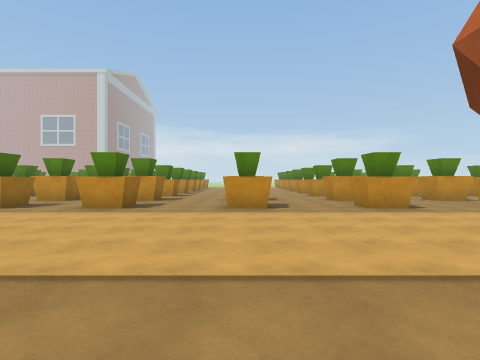
View 1 (above)

24 first-person views from a walk through a 3-D level made in the Unity game engine. The camera is 1.5 m above the floor, looks level and sees 80° across. The floor is counted in squares, 2 m on a side. Each view is taken from the middle of a square. On the plan, view 1 faces up. The plan holds only what a view shows up to about 10 squares ahead; the rest is blank. The place goes on beyond the plan.

View 2
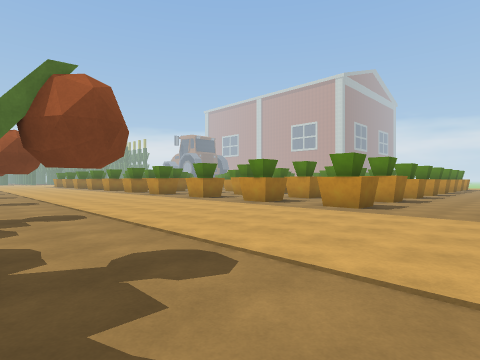

View 3
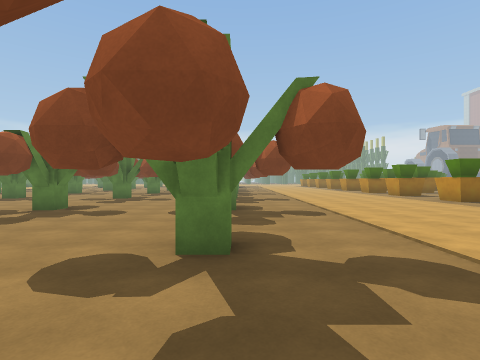

View 4
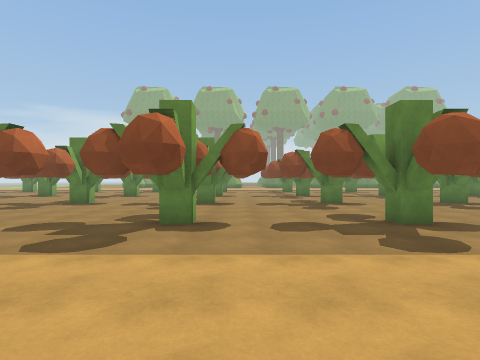

View 5
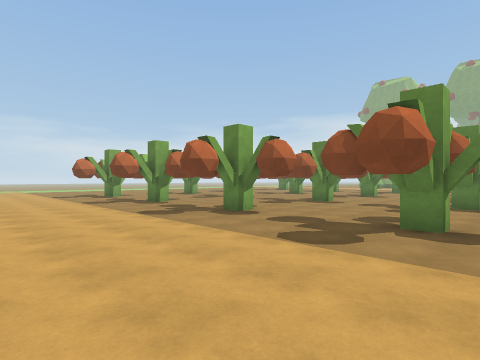

View 6
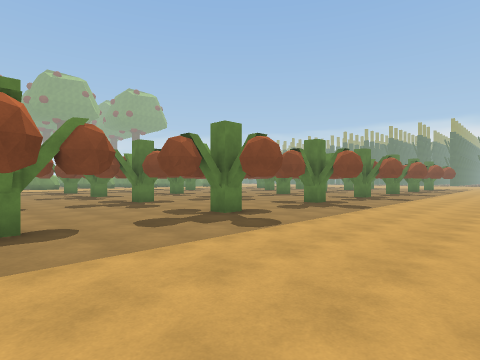

View 7
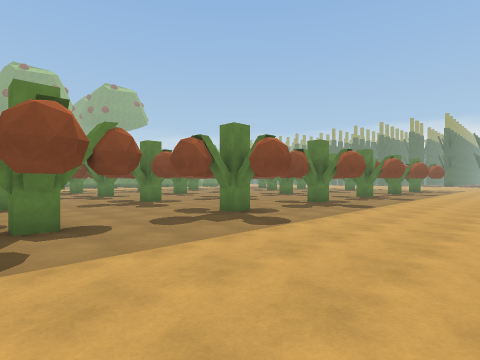

View 8
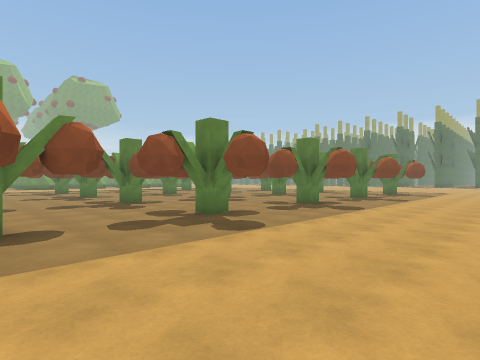

View 9
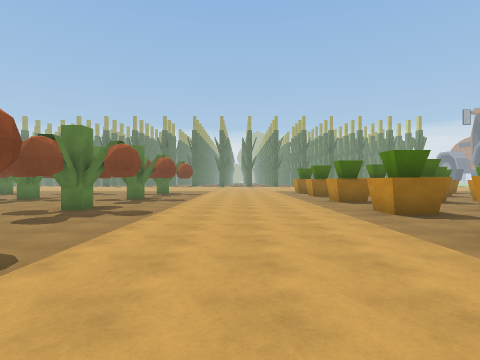

View 10
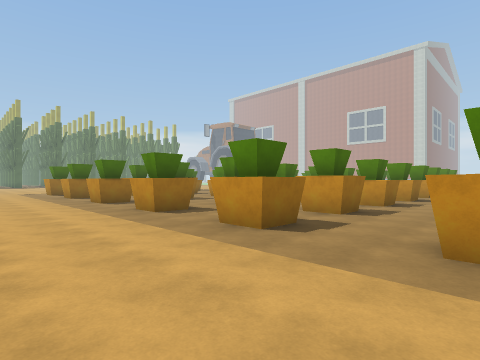

View 11
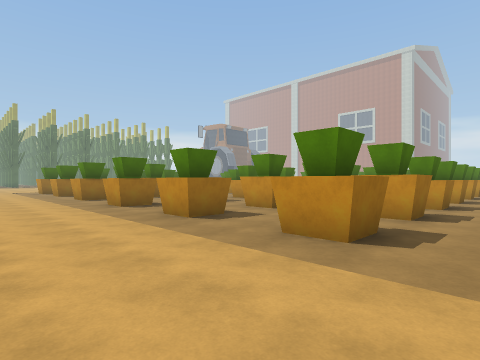

View 12
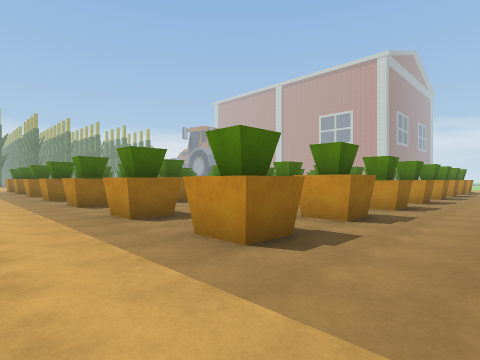

View 13
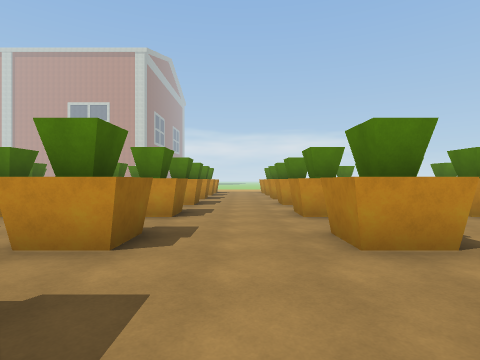

View 14
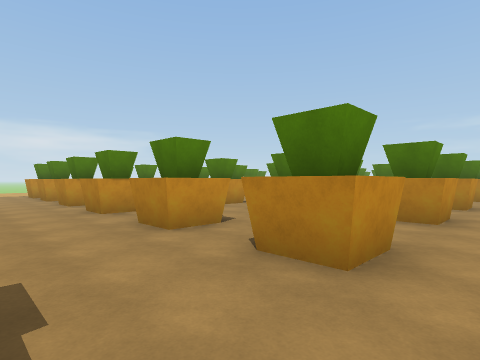

View 15
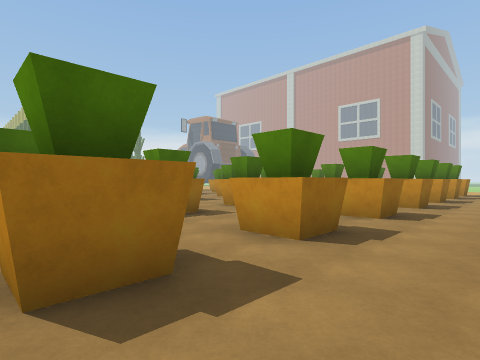

View 16
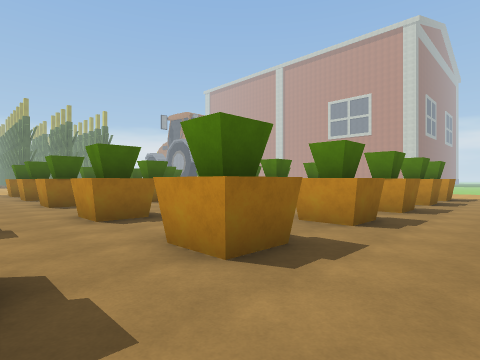

View 17
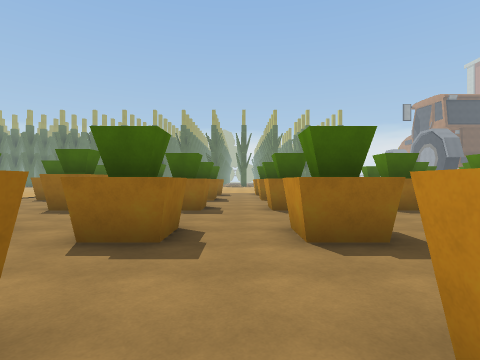

View 18
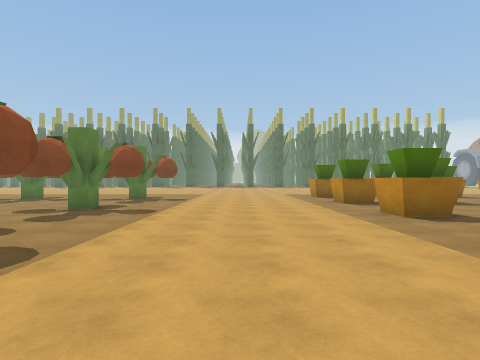

View 19
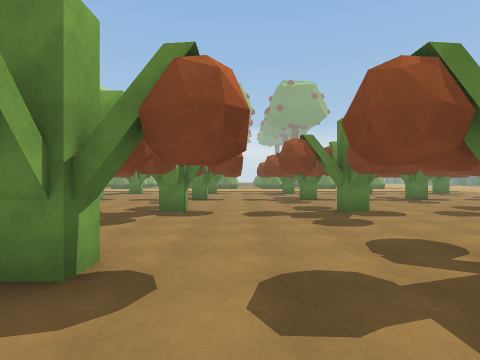

View 20
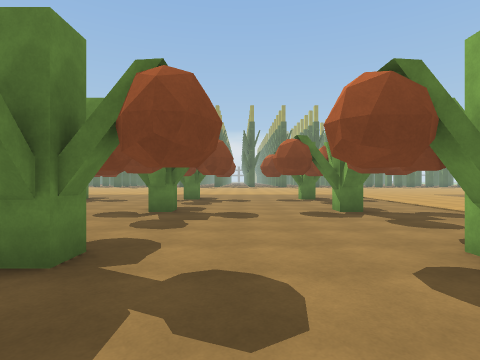

View 21
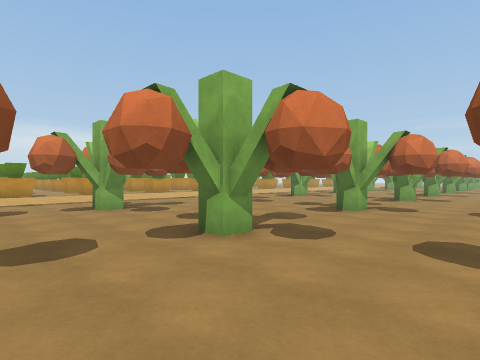

View 22
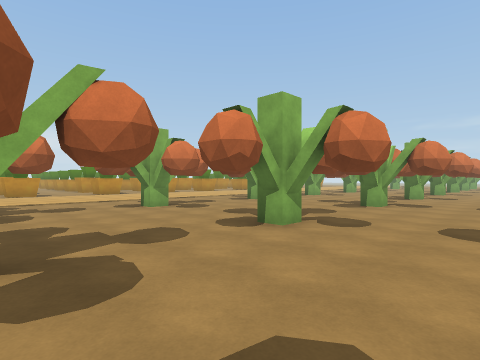

View 23
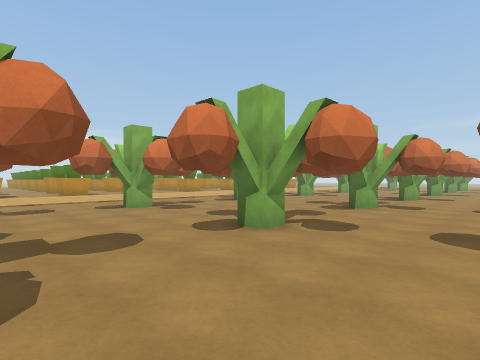

View 24
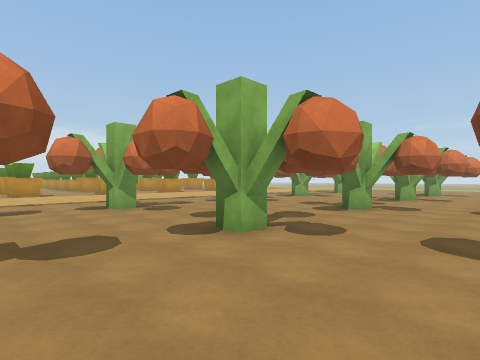

### Floor plan
Key: @ floor where view 1 was taken; # wall or solid block; . floor; O other object.
Columns run from 31 left of view 1 to 9 right of it. Each row starts with its distance up from view 1.
 21           ##.      .##
 20            ..     ...
 19     #.    ##..   #...#  #
 18      ...  ....   ..... ..
 17        ... #..    ......
 16  ..##..#..##..#. #...#..#
 15  ............... .......
 14  ..##..#..##..#..#..##..#  #
 13     #  #..##..#..#..##..##.##..#
 12     ....................     ..
 11 #.. #..  . #..#..#...       #..
 10   . #... .##.........      ##.. ...
  9   ...  ..............    ...... ...  ..
  8 #..##..#..##..#..#...#  #..##..#...#...#
  7 ......................................
  6 .....................................
  5 .....................................
  4 .........................................
  3 .........................................
  2 .........................................
  1 .........................................
  0 ..O...O...OO...O...O...OO...O..@O...OO..O
 -1 ..O...O....O...O...O....O...O...O...O...
 -2 ......................................
 -3 .......................................
 -4 .......................................
 -5 ..O...O...OO...O...O...OO...O...O...OO..O
 -6 .........................................
 -7 ........... .............................
 -8 ..... ..... ..............   ......

Where each view was taken, in squares from view 1:
view 1: 0 up, 0 right, facing up
view 2: 0 up, 0 right, facing up-left
view 3: 0 up, 0 right, facing left
view 4: 5 up, 0 right, facing down
view 5: 5 up, 0 right, facing down-right
view 6: 5 up, 7 left, facing down-left
view 7: 5 up, 11 left, facing down-left
view 8: 5 up, 16 left, facing down-left
view 9: 4 up, 17 left, facing left
view 10: 4 up, 17 left, facing up-left
view 11: 4 up, 15 left, facing up-left
view 12: 5 up, 11 left, facing up-left
view 13: 10 up, 12 left, facing up
view 14: 12 up, 13 left, facing up-right
view 15: 10 up, 18 left, facing up-left
view 16: 14 up, 18 left, facing up-left
view 17: 15 up, 20 left, facing left
view 18: 4 up, 21 left, facing left
view 19: 2 up, 22 left, facing down
view 20: 3 down, 22 left, facing left
view 21: 8 down, 19 left, facing up-right
view 22: 8 down, 16 left, facing up-right
view 23: 8 down, 11 left, facing up-right
view 24: 8 down, 2 left, facing up-right
